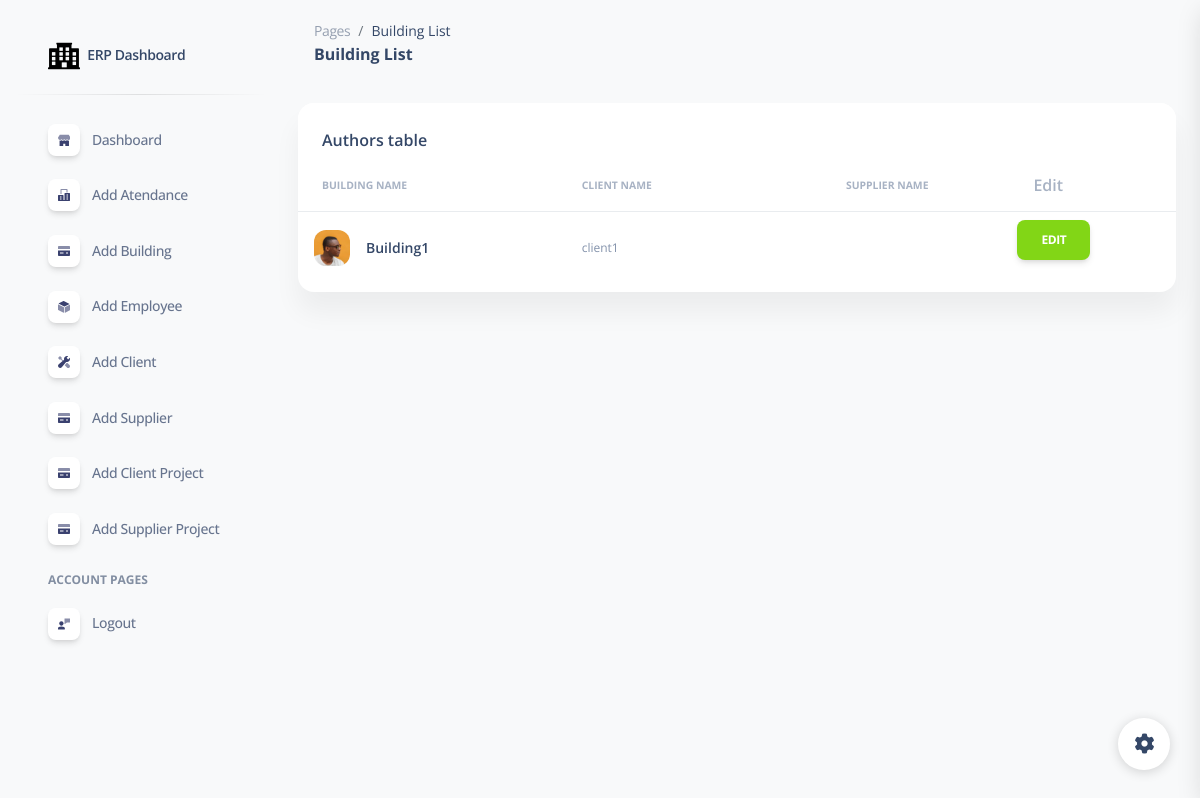
Page /building_list/ (signed in) on the earlier database version.
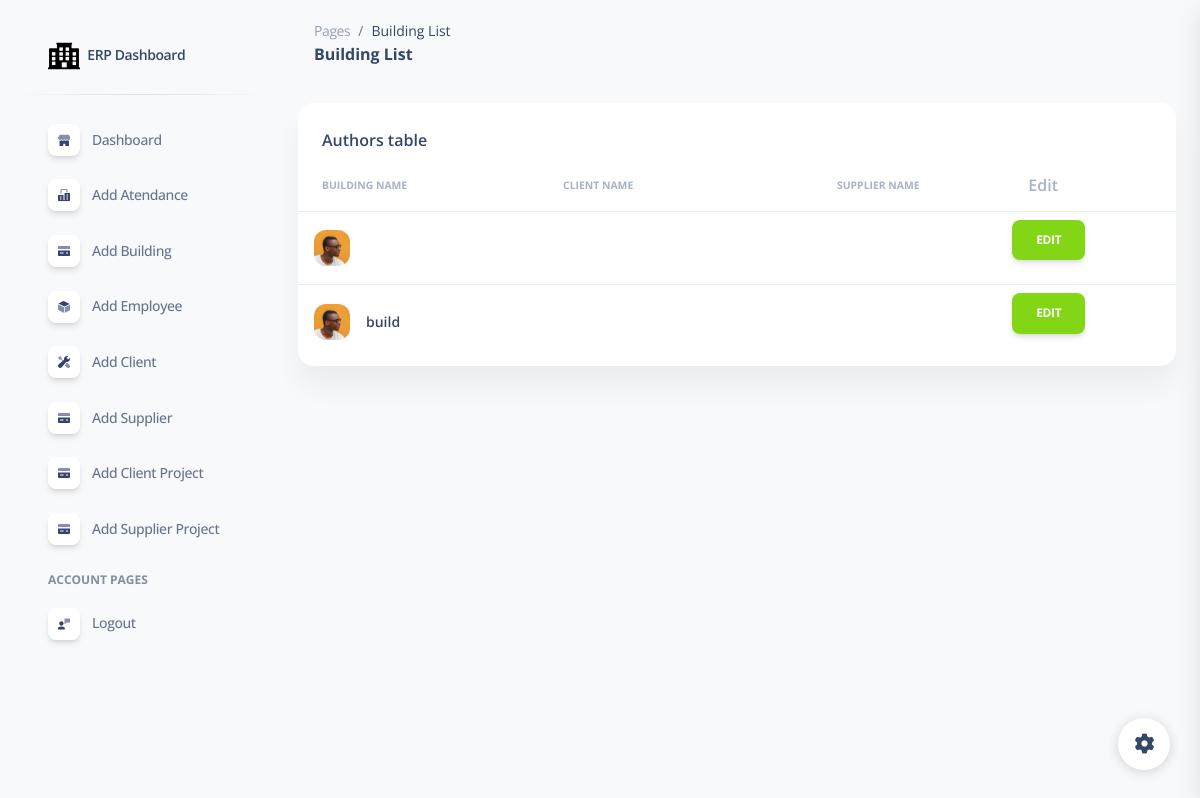
Same page on the later database version.
### erpapp/models.py (models this page shows, shortened)
class Building(models.Model):
    building_name = models.CharField(max_length=255)
    client = models.ForeignKey(Client, on_delete=models.CASCADE, null=True, blank=True)
    supplier = models.ForeignKey(Supplier, on_delete=models.CASCADE, null=True, blank=True)

class Client(models.Model):
    clientname = models.CharField(max_length=255)

### erpapp/views.py (the view)
# urls.py: path('building_list/', building_list, name='building_list'),
@login_required
def building_list(request):
    buildings = Building.objects.all()
    return render(request, 'building_list.html', {'buildings': buildings})

### erpapp/templates/building_list.html (shortened to what the changed rows need)
{% extends 'base.html' %}
{% load static %}
{% block content %}
<!DOCTYPE html>
<html lang="en">
<head>
  <link href="{% static  'css/nucleo-icons.css' %}" rel="stylesheet" />
  <link href="{% static  'css/nucleo-svg.css' %}" rel="stylesheet" />
  <link href="{% static '/css/nucleo-svg.css' %}" rel="stylesheet" />
  <link id="pagestyle" href="{% static 'css/soft-ui-dashboard.css' %}" rel="stylesheet" />
</head>
<body class="g-sidenav-show  bg-gray-100">
<main class="main-content position-relative max-height-vh-100 h-100 mt-1 border-radius-lg ">
    <div class="container-fluid py-4">
      <div class="row">
        <div class="col-12">
          <div class="card mb-4">
            <div class="card-body px-0 pt-0 pb-2">
              <div class="table-responsive p-0">
                <table class="table align-items-center mb-0">
                  <thead>
                    <tr>
                      <th class="text-uppercase text-secondary text-xxs font-weight-bolder opacity-7">Building Name</th>
                      <th class="text-uppercase text-secondary text-xxs font-weight-bolder opacity-7 ps-2">Client Name</th>
                      <th class="text-center text-uppercase text-secondary text-xxs font-weight-bolder opacity-7">Supplier Name</th>
                      <th class="text-secondary opacity-7">Edit</th>
                    </tr>
                  </thead>
                  <tbody>
                    {% for building in buildings %}
                    <tr>
                      <td>
                        <div class="d-flex px-2 py-1">
                          <div>
                            <img src="../assets/img/team-2.jpg" class="avatar avatar-sm me-3" alt="user1">
                          </div>
                          <div class="d-flex flex-column justify-content-center">
                            <h6 class="mb-0 text-sm">{{ building.building_name }}</h6>
                          </div>
                        </div>
                      </td>
                      <td>
                        <p class="text-xs text-secondary mb-0">{{ building.client.clientname }}</p>
                      </td>
                      <td class="align-middle text-center text-sm">
                      </td>
                      <td>
                      <a href="{% url 'edit_building' building.id %}" class="btn btn-success">Edit</a>
                      </td>
                    </tr>
                    {% endfor %}
                  </tbody>
                </table>
              </div>
            </div>
          </div>
        </div>
      </div>
{% endblock %}

Differences in the rows shown:
changed Building (number 1 of 2 on the later page): building_name "Building1" → (not shown); client.clientname "client1" → (not shown)
added Building: building_name "build"
